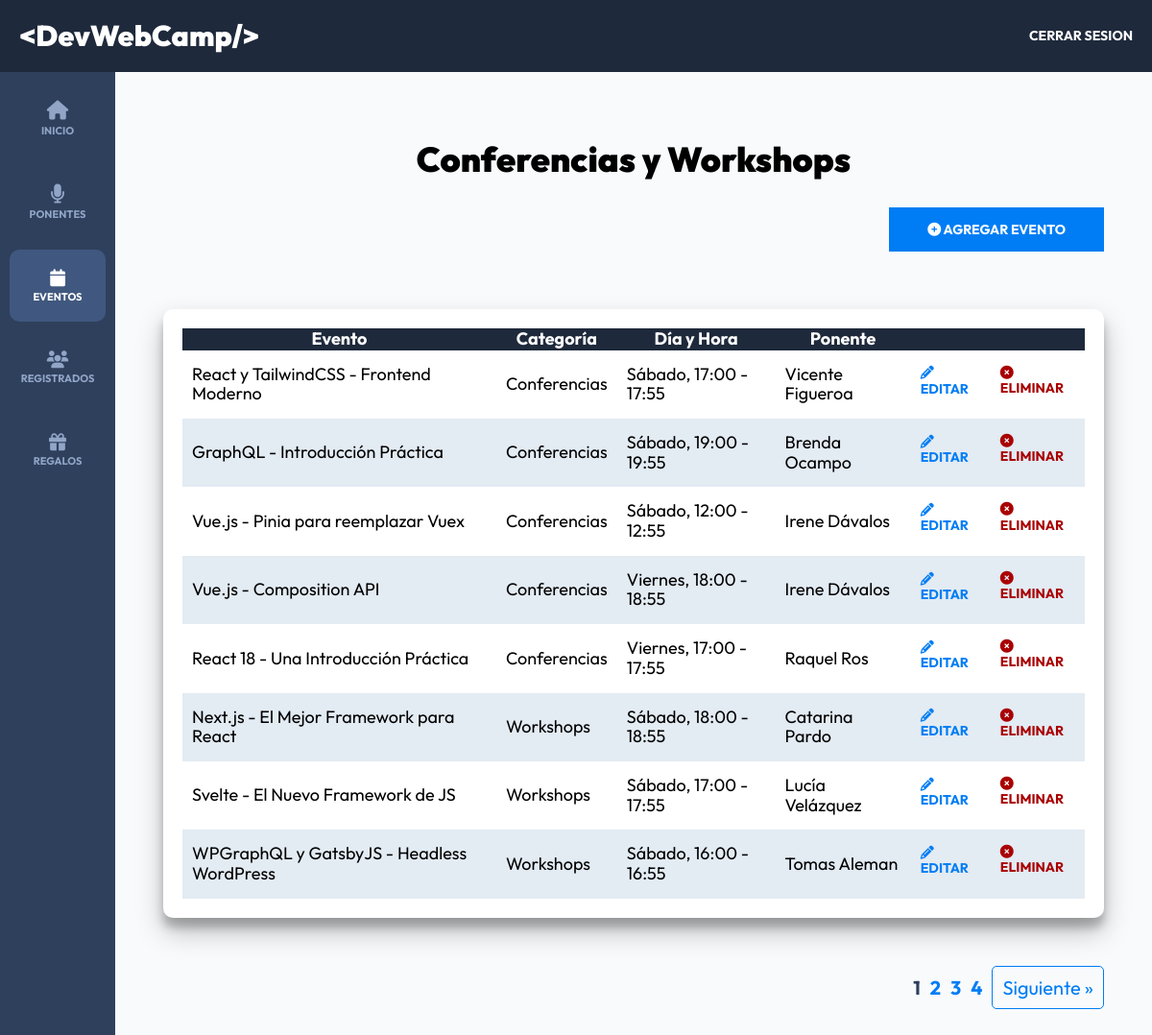
The page /admin/eventos?page=1 (signed in) on the database its author committed.
### tables this page shows
CREATE TABLE `eventos` (
  `id` int NOT NULL AUTO_INCREMENT,
  `nombre` varchar(120) DEFAULT NULL,
  `descripcion` text,
  `disponibles` int DEFAULT NULL,
  `categoria_id` int DEFAULT NULL,
  `dia_id` int DEFAULT NULL,
  `hora_id` int DEFAULT NULL,
  `ponente_id` int DEFAULT NULL,
  PRIMARY KEY (`id`),
  KEY `fk_eventos_dias_idx` (`dia_id`),
  KEY `fk_eventos_categorias_idx` (`categoria_id`),
  KEY `fk_eventos_horas_idx` (`hora_id`),
  KEY `fk_eventos_ponentes_idx` (`ponente_id`),
  CONSTRAINT `fk_eventos_categorias` FOREIGN KEY (`categoria_id`) REFERENCES `categorias` (`id`) ON DELETE CASCADE ON UPDATE CASCADE,
  CONSTRAINT `fk_eventos_dias` FOREIGN KEY (`dia_id`) REFERENCES `dias` (`id`) ON DELETE CASCADE ON UPDATE CASCADE,
  CONSTRAINT `fk_eventos_horas` FOREIGN KEY (`hora_id`) REFERENCES `horas` (`id`) ON DELETE CASCADE ON UPDATE CASCADE,
  CONSTRAINT `fk_eventos_ponentes` FOREIGN KEY (`ponente_id`) REFERENCES `ponentes` (`id`) ON DELETE CASCADE ON UPDATE CASCADE
);

CREATE TABLE `categorias` (
  `id` int NOT NULL AUTO_INCREMENT,
  `nombre` varchar(45) DEFAULT NULL,
  PRIMARY KEY (`id`)
);

CREATE TABLE `dias` (
  `id` int NOT NULL AUTO_INCREMENT,
  `nombre` varchar(15) DEFAULT NULL,
  PRIMARY KEY (`id`)
);

CREATE TABLE `horas` (
  `id` int NOT NULL AUTO_INCREMENT,
  `hora` varchar(13) DEFAULT NULL,
  PRIMARY KEY (`id`)
);

CREATE TABLE `ponentes` (
  `id` int NOT NULL AUTO_INCREMENT,
  `nombre` varchar(40) DEFAULT NULL,
  `apellido` varchar(40) DEFAULT NULL,
  `ciudad` varchar(20) DEFAULT NULL,
  `pais` varchar(20) DEFAULT NULL,
  `imagen` varchar(32) DEFAULT NULL,
  `tags` varchar(120) DEFAULT NULL,
  `redes` text,
  PRIMARY KEY (`id`)
);

### controllers/EventosController.php (called while the page is built, shortened)
<?php
class EventosController{
    public static function index(Router $router){
        $pagina_actual = filter_var($_GET["page"] ?? "", FILTER_VALIDATE_INT);
        $registros_por_pagina = 8;
        $total_registros = Evento::total();
        $paginacion = new Paginacion($pagina_actual,  $registros_por_pagina, $total_registros);
        $eventos = Evento::paginar($registros_por_pagina, $paginacion->offset());
        foreach($eventos as $evento){
            $evento->categoria = Categoria::find($evento->categoria_id);
            $evento->dia = Dia::find($evento->dia_id);
            $evento->hora = Hora::find($evento->hora_id);
            $evento->ponente = Ponente::find($evento->ponente_id);
        }
        $router->render("admin/eventos/index",[
            "titulo" => "Conferencias y Workshops",
            "eventos" => $eventos,
            "paginacion" => $paginacion->paginacion()
        ]);
    }
}

### public/index.php (called while the page is built, shortened)
<?php
$router = new Router();
$router->get('/login', [AuthController::class, 'login']);
$router->post('/login', [AuthController::class, 'login']);
$router->post('/logout', [AuthController::class, 'logout']);
$router->get('/registro', [AuthController::class, 'registro']);
$router->post('/registro', [AuthController::class, 'registro']);
$router->get('/olvide', [AuthController::class, 'olvide']);
$router->post('/olvide', [AuthController::class, 'olvide']);
$router->get('/reestablecer', [AuthController::class, 'reestablecer']);
$router->post('/reestablecer', [AuthController::class, 'reestablecer']);
$router->get('/mensaje', [AuthController::class, 'mensaje']);
$router->get('/confirmar-cuenta', [AuthController::class, 'confirmar']);
$router->get('/admin/dashboard', [DashboardController::class, 'index']);
$router->get('/admin/ponentes', [PonentesController::class, 'index']);
$router->get('/admin/ponentes/crear', [PonentesController::class, 'crear']);
$router->post('/admin/ponentes/crear', [PonentesController::class, 'crear']);
$router->get('/admin/ponentes/editar', [PonentesController::class, 'editar']);
$router->post('/admin/ponentes/editar', [PonentesController::class, 'editar']);
$router->post('/admin/ponentes/eliminar', [PonentesController::class, 'eliminar']);
$router->get('/admin/eventos', [EventosController::class, 'index']);
$router->get('/admin/eventos/crear', [EventosController::class, 'crear']);
$router->post('/admin/eventos/crear', [EventosController::class, 'crear']);
$router->get('/admin/eventos/editar', [EventosController::class, 'editar']);
$router->post('/admin/eventos/editar', [EventosController::class, 'editar']);
$router->post('/admin/eventos/eliminar', [EventosController::class, 'eliminar']);
$router->get('/api/eventos-horario', [APIEventos::class, 'index']);
$router->get('/api/ponentes', [APIPonentes::class, 'index']);
$router->get('/api/ponente', [APIPonentes::class, 'ponente']);
$router->get('/api/tags', [APITags::class, 'index']);
$router->get('/admin/registrados', [RegistradosController::class, 'index']);
$router->get('/admin/regalos', [RegalosController::class, 'index']);
$router->get('/finalizar-registro', [RegistroController::class, 'crear']);
$router->post('/finalizar-registro/gratis', [RegistroController::class, 'gratis']);
$router->post('/finalizar-registro/pagar', [RegistroController::class, 'pagar']);
$router->get('/finalizar-registro/conferencias', [RegistroController::class, 'conferencias']);
$router->get('/boleto', [RegistroController::class, 'boleto']);
$router->get('/', [PaginasController::class, 'index']);
$router->get('/devwebcamp', [PaginasController::class, 'evento']);
$router->get('/paquetes', [PaginasController::class, 'paquetes']);
$router->get('/workshops-conferencia', [PaginasController::class, 'conferencias']);
$router->get('/404', [PaginasController::class, 'error']);
$router->comprobarRutas();

### models/ActiveRecord.php (called while the page is built, shortened)
<?php
class ActiveRecord {
    protected static $db;
    protected static $tabla = '';
    public static function setDB($database) {
        self::$db = $database;
    }
    public static function consultarSQL($query) {
        $resultado = self::$db->query($query);
        $array = [];
        while($registro = $resultado->fetch_assoc()) {
            $array[] = static::crearObjeto($registro);
        }
        return $array;
    }
    protected static function crearObjeto($registro) {
        $objeto = new static;
        foreach($registro as $key => $value ) {
            if(property_exists( $objeto, $key  )) {
                $objeto->$key = $value;
            }
        }
        return $objeto;
    }
    public static function find($id) {
        $query = "SELECT * FROM " . static::$tabla  ." WHERE id = {$id}";
        $resultado = self::consultarSQL($query);
        return array_shift( $resultado ) ;
    }
    public static function paginar($por_pagina, $offset){
        $query = "SELECT * FROM " . static::$tabla . " ORDER BY id DESC LIMIT {$por_pagina} OFFSET {$offset}" ;
        $resultado = self::consultarSQL($query);
        return $resultado;
    }
    public static function total($columna = "", $valor = ""){
        $query = "SELECT COUNT(*) FROM " . static::$tabla;
        $resultado = self::$db->query($query);
        $total = $resultado->fetch_array();
        return array_shift($total);
    }
}

### views/admin/eventos/index.php (the view, shortened to what this page needs)
<h2 class="dashboard__heading"><?php echo $titulo;?></h2>
<div class="dashboard__contenedor-boton">
    <a href="/admin/eventos/crear" class="dashboard__boton">
        <li class="fa-solid fa-circle-plus"></li>
        Agregar Evento
    </a>
</div>
<div class="dashboard__contenedor">
    <?php if(!empty($eventos)){?>
        <table class="table">
            <thead class="table__thead">
                <tr>
                    <th scope="col" class="table_th">Evento</th>
                    <th scope="col" class="table_th">Categoría</th>
                    <th scope="col" class="table_th">Día y Hora</th>
                    <th scope="col" class="table_th">Ponente</th>
                    <th scope="col" class="table_th"></th>
                </tr>
            </thead>
            <tbody class="table__tbody">
                <?php foreach($eventos as $evento){?>
                    <tr class="table__tr">
                        <td class="table__td">
                            <?php echo $evento->nombre;?>
                        </td>
                        <td class="table__td">
                            <?php echo $evento->categoria->nombre;?>
                        </td>
                        <td class="table__td">
                            <?php echo $evento->dia->nombre . ", ". $evento->hora->hora;?>
                        </td>
                        <td class="table__td">
                            <?php echo $evento->ponente->nombre . " ". $evento->ponente->apellido;?>
                        </td>
                        <td class="table__td--acciones">
                            <a href="/admin/eventos/editar?id=<?php echo $evento->id;?>" class="table__accion table__accion--editar">
                                <i class="fa-solid fa-pencil"></i>
                                Editar
                            </a>
                            <form class="table__formulario" action="/admin/eventos/eliminar" method="POST">
                                <button class="table__accion table__accion--eliminar">
                                    <i class="fa-solid fa-circle-xmark"></i>
                                    Eliminar
                                </button>
                            </form>
                        </td>
                    </tr>
                <?php }?>
            </tbody>
        </table>
    <?php } else{?>
        <p class="text-center">No hay eventos aún</p>
    <?php }?>
</div>
<?php
 echo $paginacion;
?>

### public/build/css/app.css (style rules this page uses)
html { line-height: 1.15; -webkit-text-size-adjust: 100%; }
body { margin: 0; }
a { background-color: transparent; }
button, input, optgroup, select, textarea { font-family: inherit; font-size: 100%; line-height: 1.15; margin: 0; }
button, input { overflow: visible; }
button, select { text-transform: none; }
button, [type=button], [type=reset], [type=submit] { -webkit-appearance: button; }
html { font-size: 62.5%; box-sizing: border-box; height: 100%; }
*, *:before, *:after { box-sizing: inherit; }
body { font-family: "Outfit", sans-serif; font-size: 1.8rem; }
a { text-decoration: none; }
h1, h2, h3 { font-family: "Outfit", sans-serif; font-weight: 900; margin: 2rem 0; }
h2 { font-size: 3.6rem; }
[class$=__heading] { font-family: "Outfit", sans-serif; font-weight: 900; margin: 2rem 0; margin: 6rem 0 3rem 0; text-align: center; }
.dashboard { height: 100%; display: flex; flex-direction: column; background-color: #F8FAFC; }
@media (min-width: 768px) { .dashboard__contenedor-boton { display: flex; justify-content: flex-end; margin-bottom: 4rem; } }
.dashboard__boton { background-color: #007df4; padding: 1.5rem 4rem; color: #FFFFFF; font-size: 1.8rem; font-weight: 700; border: none; transition-property: background-color; transition-duration: 0.3s; text-align: center; width: 100%; display: inline-block; text-transform: uppercase; font-size: 1.4rem; margin-bottom: 2rem; }
@media (min-width: 768px) { .dashboard__boton { width: auto; } }
.dashboard__contenedor, .dashboard__formulario { box-shadow: rgba(0, 0, 0, 0.25) 0px 14px 28px, rgba(0, 0, 0, 0.22) 0px 10px 10px; background-color: #FFFFFF; padding: 2rem; border-radius: 1rem; }
.table { width: 100%; border-collapse: collapse; }
.table__thead { background-color: #1E293B; color: #FFFFFF; }
.table__tr:nth-of-type(even) { background-color: #e3ebf3; }
.table__td, .table__td--acciones { padding: 1.5rem 1rem; }
.table__td--acciones { display: flex; justify-content: flex-end; gap: 2rem; align-items: center; }
.table__accion { all: unset; text-transform: uppercase; font-size: 1.4rem; font-weight: 700; }
.table__accion--editar { color: #007df4; }
.table__accion--eliminar { color: rgb(169, 0, 0); }

### rows shown on the page
eventos: nombre "React y TailwindCSS - Frontend Moderno", categoria.nombre "Conferencias", dia.nombre "Sábado", hora.hora "17:00 - 17:55", ponente.nombre "Vicente", ponente.apellido "Figueroa"
eventos: nombre "GraphQL - Introducción Práctica", categoria.nombre "Conferencias", dia.nombre "Sábado", hora.hora "19:00 - 19:55", ponente.nombre "Brenda", ponente.apellido "Ocampo"
eventos: nombre "Vue.js - Pinia para reemplazar Vuex", categoria.nombre "Conferencias", dia.nombre "Sábado", hora.hora "12:00 - 12:55", ponente.nombre "Irene", ponente.apellido "Dávalos"
eventos: nombre "Vue.js - Composition API", categoria.nombre "Conferencias", dia.nombre "Viernes", hora.hora "18:00 - 18:55", ponente.nombre "Irene", ponente.apellido "Dávalos"
eventos: nombre "React 18 - Una Introducción Práctica", categoria.nombre "Conferencias", dia.nombre "Viernes", hora.hora "17:00 - 17:55", ponente.nombre "Raquel", ponente.apellido "Ros"
eventos: nombre "Next.js - El Mejor Framework para React", categoria.nombre "Workshops", dia.nombre "Sábado", hora.hora "18:00 - 18:55", ponente.nombre "Catarina", ponente.apellido "Pardo"
eventos: nombre "Svelte - El Nuevo Framework de JS", categoria.nombre "Workshops", dia.nombre "Sábado", hora.hora "17:00 - 17:55", ponente.nombre "Lucía", ponente.apellido "Velázquez"
eventos: nombre "WPGraphQL y GatsbyJS - Headless WordPress", categoria.nombre "Workshops", dia.nombre "Sábado", hora.hora "16:00 - 16:55", ponente.nombre "Tomas", ponente.apellido "Aleman"

### other values the page prints
$titulo "Conferencias y Workshops"
